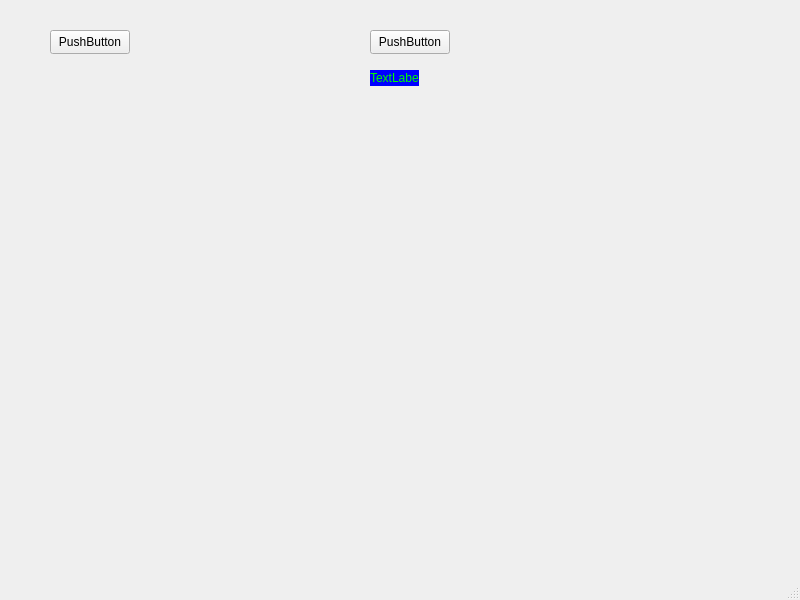
<?xml version="1.0" encoding="UTF-8"?>
<ui version="4.0">
 <class>MainWindow</class>
 <widget class="QMainWindow" name="MainWindow">
  <property name="geometry">
   <rect>
    <x>0</x>
    <y>0</y>
    <width>800</width>
    <height>600</height>
   </rect>
  </property>
  <property name="windowTitle">
   <string>MainWindow</string>
  </property>
  <property name="styleSheet">
   <string notr="true">

</string>
  </property>
  <widget class="QWidget" name="centralwidget">
   <widget class="QPushButton" name="pushButton">
    <property name="geometry">
     <rect>
      <x>50</x>
      <y>30</y>
      <width>80</width>
      <height>24</height>
     </rect>
    </property>
    <property name="text">
     <string>PushButton</string>
    </property>
   </widget>
   <widget class="QPushButton" name="pushButton_2">
    <property name="geometry">
     <rect>
      <x>370</x>
      <y>30</y>
      <width>80</width>
      <height>24</height>
     </rect>
    </property>
    <property name="text">
     <string>PushButton</string>
    </property>
   </widget>
   <widget class="QLabel" name="label">
    <property name="geometry">
     <rect>
      <x>370</x>
      <y>70</y>
      <width>49</width>
      <height>16</height>
     </rect>
    </property>
    <property name="styleSheet">
     <string notr="true">background-color:#00f;
color: rgb(0, 255, 0);</string>
    </property>
    <property name="text">
     <string>TextLabel</string>
    </property>
   </widget>
  </widget>
  <widget class="QMenuBar" name="menubar">
   <property name="geometry">
    <rect>
     <x>0</x>
     <y>0</y>
     <width>800</width>
     <height>21</height>
    </rect>
   </property>
  </widget>
  <widget class="QStatusBar" name="statusbar"/>
 </widget>
 <resources/>
 <connections/>
</ui>
